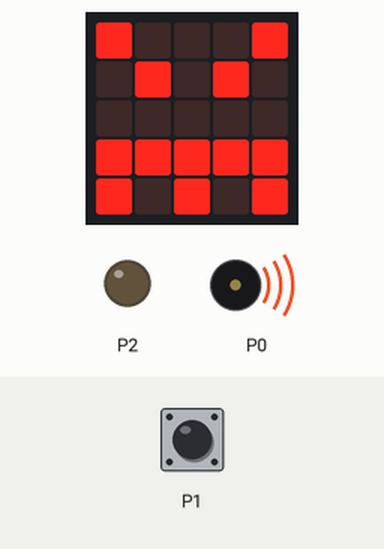
Recording of a program running on a simulated BBC micro:bit running MicroPython. On the bench: the board's 5×5 LED display, output pins drawn as LEDs (lit = HIGH), buzzer (waves = sounding). The test bench sets the inputs (shaded band); at power-on: P1 LOW.

Above: at 1.2 s.
1.3 s: P1 pulled HIGH for 3.2 s
At 1.9 s:
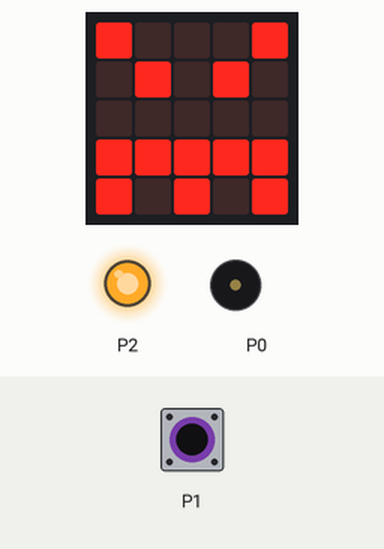
At 4.68 s:
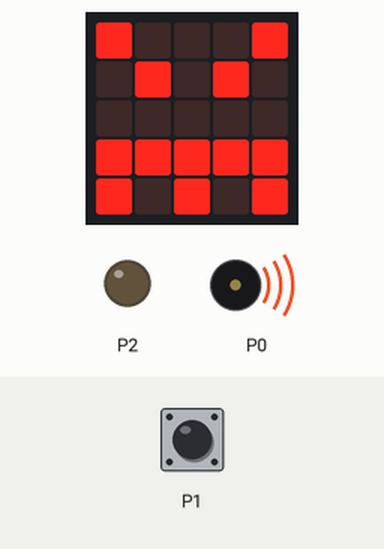
Timing chart, 0 to 13.1 s (numbered marks = the images above; inputs shaded):
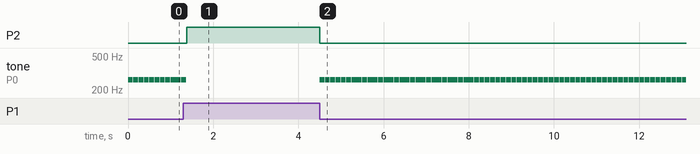

Measured:
- after the input at 1.3 s, P2: LOW → HIGH after 0.08 s, → LOW 3.1 s later
- by itself, tone on P0: repeats every 0.13 s: 262 Hz 0.12 s, silent 0.01 s

The program:

Extinguishing_system_design.py
```python
import microbit
import music
from microbit import *
display.show(Image.HAPPY)
while True:
    if pin1.read_digital() is 0:
        pin2.write_digital(0)
        display.show(Image.ANGRY)
        music.play('c4:1')
    elif pin1.read_digital() is 1:
        pin2.write_digital(1)
```
